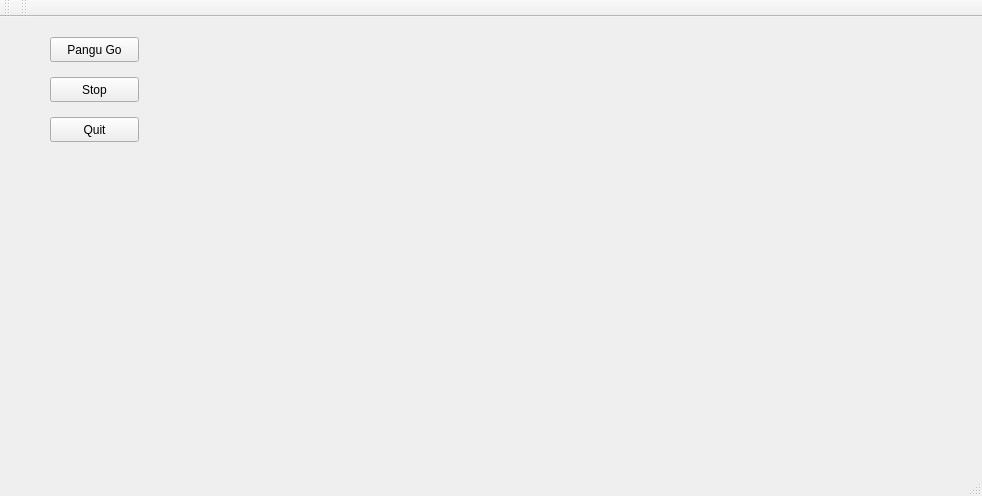
<?xml version="1.0" encoding="UTF-8"?>
<ui version="4.0">
 <class>MainWindow</class>
 <widget class="QMainWindow" name="MainWindow">
  <property name="geometry">
   <rect>
    <x>0</x>
    <y>0</y>
    <width>982</width>
    <height>496</height>
   </rect>
  </property>
  <property name="windowTitle">
   <string>Pangu</string>
  </property>
  <widget class="QWidget" name="centralWidget">
   <widget class="QPushButton" name="PanguGo_PushButton">
    <property name="geometry">
     <rect>
      <x>50</x>
      <y>20</y>
      <width>89</width>
      <height>25</height>
     </rect>
    </property>
    <property name="text">
     <string>Pangu Go</string>
    </property>
   </widget>
   <widget class="QPushButton" name="Stop_PushButton">
    <property name="geometry">
     <rect>
      <x>50</x>
      <y>60</y>
      <width>89</width>
      <height>25</height>
     </rect>
    </property>
    <property name="text">
     <string>Stop</string>
    </property>
   </widget>
   <widget class="QPushButton" name="Quit_PushButton">
    <property name="geometry">
     <rect>
      <x>50</x>
      <y>100</y>
      <width>89</width>
      <height>25</height>
     </rect>
    </property>
    <property name="text">
     <string>Quit</string>
    </property>
   </widget>
   <widget class="QCustomPlot" name="customPlot" native="true">
    <property name="geometry">
     <rect>
      <x>170</x>
      <y>20</y>
      <width>801</width>
      <height>431</height>
     </rect>
    </property>
   </widget>
  </widget>
  <widget class="QToolBar" name="mainToolBar">
   <attribute name="toolBarArea">
    <enum>TopToolBarArea</enum>
   </attribute>
   <attribute name="toolBarBreak">
    <bool>false</bool>
   </attribute>
  </widget>
  <widget class="QStatusBar" name="statusBar"/>
  <widget class="QToolBar" name="toolBar">
   <property name="windowTitle">
    <string>toolBar</string>
   </property>
   <attribute name="toolBarArea">
    <enum>TopToolBarArea</enum>
   </attribute>
   <attribute name="toolBarBreak">
    <bool>false</bool>
   </attribute>
  </widget>
 </widget>
 <layoutdefault spacing="6" margin="11"/>
 <customwidgets>
  <customwidget>
   <class>QCustomPlot</class>
   <extends>QWidget</extends>
   <header>qcustomplot.h</header>
   <container>1</container>
  </customwidget>
 </customwidgets>
 <resources/>
 <connections/>
</ui>
